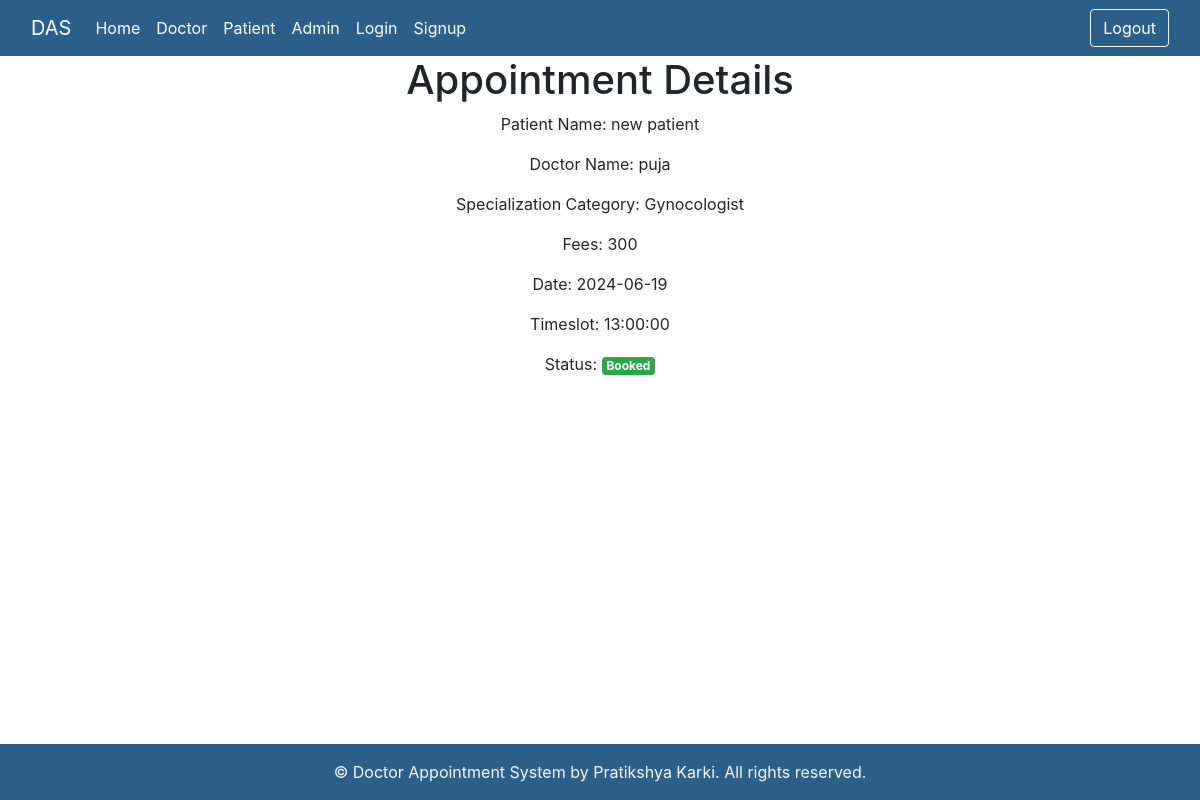
Page /patient/view_appointment.php?appointment_id=15 on the committed database.
### tables this page shows
CREATE TABLE `appointment` (
  `appointment_id` int(11) NOT NULL,
  `doctor_id` int(11) DEFAULT NULL,
  `patient_id` int(11) DEFAULT NULL,
  `spec_id` int(11) DEFAULT NULL,
  `date` date NOT NULL,
  `timeslot` time NOT NULL
);

CREATE TABLE `patient` (
  `patient_id` int(11) NOT NULL,
  `name` varchar(50) NOT NULL,
  `password` varchar(255) DEFAULT NULL,
  `age` int(11) NOT NULL,
  `gender` varchar(50) NOT NULL,
  `blood_group` varchar(50) DEFAULT NULL,
  `contact` varchar(10) DEFAULT NULL,
  `username` varchar(50) DEFAULT NULL
);

CREATE TABLE `doctor` (
  `doctor_id` int(11) NOT NULL,
  `name` varchar(50) NOT NULL,
  `username` varchar(50) DEFAULT NULL,
  `password` varchar(255) DEFAULT NULL,
  `spec_id` int(11) DEFAULT NULL,
  `email` varchar(50) DEFAULT NULL,
  `contact` varchar(10) DEFAULT NULL,
  `fees` varchar(255) DEFAULT NULL
);

CREATE TABLE `specialization` (
  `spec_id` int(11) NOT NULL,
  `category` varchar(100) DEFAULT NULL
);

### patient/view_appointment.php (the view, shortened to what this page needs)
<?php
require("../config/db-connect.php");
require("../include/admin_header.php");
$appointment_id = $_GET['appointment_id'];
$sql = "
    SELECT
        a.*,
        p.name AS patient_name,
        d.name AS doctor_name,
        s.category AS spec_category,
        d.fees AS doctor_fees
    FROM
        appointment a
    JOIN
        patient p ON a.patient_id = p.patient_id
    JOIN
        doctor d ON a.doctor_id = d.doctor_id
    JOIN
        specialization s ON a.spec_id = s.spec_id
    WHERE
        a.appointment_id = ?
";
$stmt = $conn->prepare($sql);
$stmt->bind_param("i", $appointment_id);
$stmt->execute();
$result = $stmt->get_result();
if ($result->num_rows > 0) {
    $appointment = $result->fetch_assoc();
    ?>
    <div class="container">
        <h1>Appointment Details</h1>
        <p>Patient Name: <?= htmlspecialchars($appointment['patient_name']) ?></p>
        <p>Doctor Name: <?= htmlspecialchars($appointment['doctor_name']) ?></p>
        <p>Specialization Category: <?= htmlspecialchars($appointment['spec_category']) ?></p>
        <p>Fees: <?= htmlspecialchars($appointment['doctor_fees']) ?></p>
        <p>Date: <?= htmlspecialchars($appointment['date']) ?></p>
        <p>Timeslot: <?= htmlspecialchars($appointment['timeslot']) ?></p>
        <p>Status: <span class="badge badge-success">Booked</span></p>
    </div>
    <?php
} else {
    echo "<div class='alert alert-danger'>No appointment found.</div>";
}
require("../include/footer.php");
?>
</body>
</html>

### include/footer.php (style rules this page uses)
body { margin: 0; padding: 0; min-height: 100vh; display: flex; flex-direction: column; }
.container { width: 100%; text-align: center; }

### rows in the picture
appointment: patient.name "new patient", doctor.name "puja", spec.category "Gynocologist", doctor.fees "300", date "2024-06-19", timeslot "13:00:00"
